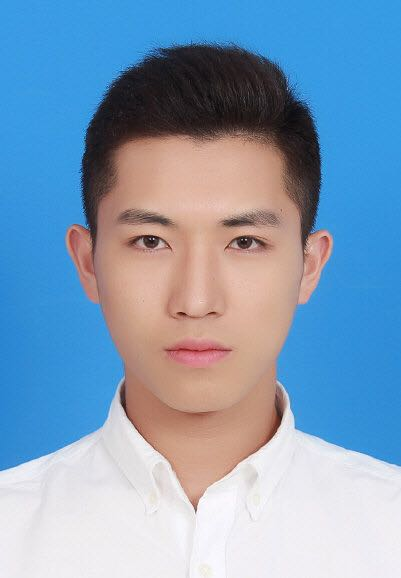
//> input picture Template.jpg, 401 x 578 px
$ ./main   (built with g++ and OpenCV 4)
//> lines starting //> are read from the running program, lines starting //| are printed output that depends on the picture
//CopyRight @ Jason YU.

#include <iostream>
#include <opencv2/opencv.hpp>

using namespace std;
using namespace cv;

//global variables
double fps = 30;//frames per second
string face_cascade_name = "haarcascade_frontalface_alt.xml";
CascadeClassifier face_cascade;
const static Scalar colors[]={//define different colors for different people
    CV_RGB(255,255,0),//yellow for admin
    CV_RGB(255,255,255),//white for ordinary people
    CV_RGB(255,0,0)};//red for person of interest
//double scale = 2;//the scale factor to zoom frames

int main()
{
    //load cascades
    if(!face_cascade.load(face_cascade_name)){cout<<"Error! Face cascade not loaded.\n";return -1;}
    cout<<"Face cascade successfully loaded.\n";

    Mat frame;//frame read from video
    //char fileName[100];

    //import the video file
    //cout<<"Please enter the Video File name with extension: ";
    //cin>>fileName;cout<<"Importing Video File...\n";
    VideoCapture capture("./Original Video.avi");
    if(!capture.isOpened())//check if the video file was loaded
    {
        cout<<"Error! Video File not loaded.\n";
        return -1;
    }cout<<"Video File successfully imported.\n";

    //obtain video size for recorder
    Size video_size(capture.get(CAP_PROP_FRAME_WIDTH),capture.get(CAP_PROP_FRAME_HEIGHT));

    //initialize video recorder
    VideoWriter vidRec;
    vidRec.open("Processed Video.avi",VideoWriter::fourcc('M','J','P','G'),fps,video_size);
    if(!vidRec.isOpened())//check if the video recorder was ready
    {
        cout<<"Error! Video Recorder not ready.\n";
        return -1;
    }cout<<"Video Recorder ready.\n";

    //import a gray template
    Mat temp = imread("./Template.jpg",0);
//> temp: 578 rows x 401 cols, CV_8UC1; min 3, max 255, mean 152.9
    if(temp.empty())//check if the template was loaded
    {
        cout<<"Error! Template not loaded.\n";
        return -1;
    }cout<<"Template successfully imported.\n";
    resize(temp,temp,Size(100,100));
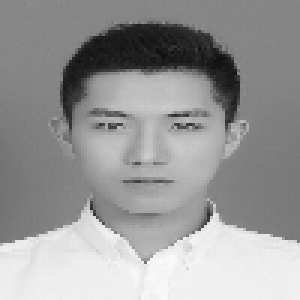
//> temp: 100 rows x 100 cols, CV_8UC1 (shown 3 times larger); min 15, max 249, mean 152.9
    //imshow("test_temp",temp);
    //waitKey();

    system("pause");//wait to see system status

    //run facial recognition
    cout<<"Facial Recognition running...\n";
    //run facial rec on each frame of the video file
    while(capture.read(frame))
    {
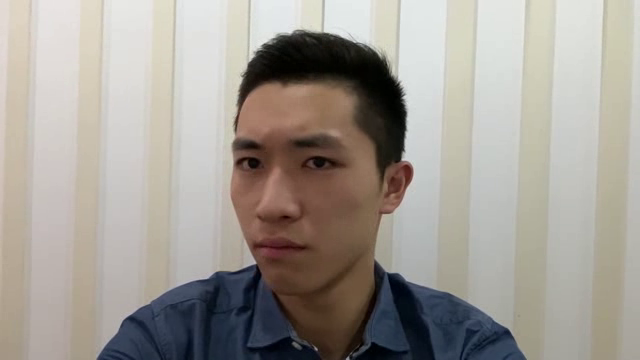
//> input picture frame 60 of Original Video.avi, 640 x 360 px
//> frame is the input picture: 360 rows x 640 cols, CV_8UC3; mean B, G, R 149, 156.1, 161.7
        vector<Rect>faces;//vector to store faces
        //create zoomed out frames to boost detection
        Mat frame_gray;
        //Mat smallImg(cvRound(frame.rows/scale),cvRound(frame.cols/scale),CV_8UC1);

        //convert the frame to gray to apply Haar-like algorithm
        cvtColor(frame,frame_gray,COLOR_BGR2GRAY);
        //resize the frame using bilinear difference
        //resize(frame_gray,smallImg,smallImg.size(),0,0,INTER_LINEAR);
        //equalizeHist the resized frame
        //equalizeHist(smallImg,smallImg);//enhance the frame
        equalizeHist(frame_gray,frame_gray);//enhance the frame
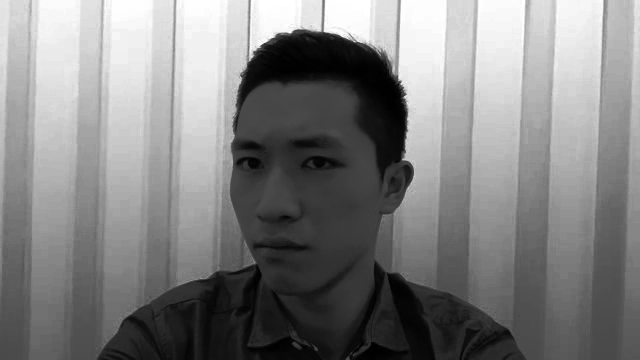
//> frame_gray: 360 rows x 640 cols, CV_8UC1; min 0, max 255, mean 128.5

        //detect faces
        //parameters: (image,objects,scaleFactor,minNeighbors,flags,minSize,maxSize)
        //face_cascade.detectMultiScale(smallImg,faces,1.05,6,0,Size(30,30),Size());
        face_cascade.detectMultiScale(frame_gray,faces,1.05,6,0,Size(30,30),Size());
//> faces = 1 Rect (x, y, width, height): [198, 93, 177, 177]

        //display a message when no face detected
        if(faces.size()<=0)
        {
            //set text box parameters
            string text_noFace = "No Face Detected!";
            int font_face_noFace = FONT_HERSHEY_COMPLEX;
            double font_scale_noFace = 2;
            int thickness_noFace = 2;
            int baseline_noFace;
            //obtain the size of the text box
            Size text_noFace_size = getTextSize(text_noFace,font_face_noFace,font_scale_noFace,thickness_noFace,&baseline_noFace);
            //draw text
            Point origin_noFace;
            origin_noFace.x=cvRound(frame.cols*0.5-text_noFace_size.width*0.5);
            origin_noFace.y=cvRound(frame.rows*0.5+text_noFace_size.height*0.5);
            putText(frame,text_noFace,origin_noFace,font_face_noFace,font_scale_noFace,colors[2],thickness_noFace,8,0);
        }

        //highlight the detected faces
        int i=1;
        for(vector<Rect>::const_iterator r=faces.begin();r!=faces.end();r++,i++)
        {
            //link parameters
            Rect face_rect;
            Mat frameROI;
            face_rect.x=r->x;
            face_rect.y=r->y;
            face_rect.width=r->width;
            face_rect.height=r->height;
            frameROI=frame_gray(face_rect);

            //text highlight
            //matchTemplate algorithm integrated
            //resize(temp,temp,Size(cvRound(r->width),cvRound(r->height)));//automatically resize the template to fit the size of the detected faces to improve accuracy
            Mat result;//create a new array to store results
            // [5 lines of commented-out code are left out]
            matchTemplate(frameROI,temp,result,TM_CCOEFF_NORMED);//best match==1;less the value worse the match
            //obtain locations
            double minVal=-1;
            double maxVal;
            Point minLoc;
            Point maxLoc;
            //Point matchLoc;
            minMaxLoc(result,&minVal,&maxVal,&minLoc,&maxLoc,Mat());
            //match via maximum value (depends)
            //matchLoc=maxLoc;
            //calculate similarity
            double similarity=maxVal*100;
            //if(similarity<0)similarity*=-1;//wired!?
            //highlight zone with maximum similarity (text box)
            //set text box parameters
            string text_1 = "Jason YU";
            string text_2 = "UNKNOWN";
            int font_face = FONT_HERSHEY_COMPLEX;
            double font_scale = 1;
            int thickness = 2;
            int baseline;
            //obtain the size of the text boxes
            Size text_1_size = getTextSize(text_1,font_face,font_scale,thickness,&baseline);
            Size text_2_size = getTextSize(text_2,font_face,font_scale,thickness,&baseline);
            // [7 lines of commented-out code are left out]
            Point origin_1;
            origin_1.x=cvRound((r->x+r->width*0.5)-text_1_size.width*0.5);
            origin_1.y=cvRound(r->y);
            Point origin_2;
            origin_2.x=cvRound((r->x+r->width*0.5)-text_2_size.width*0.5);
            origin_2.y=cvRound(r->y);
            Scalar color;
            double pos=capture.get(CAP_PROP_POS_MSEC);
            /*if(pos<=10000)//no need to do identification for the first 10s
                {putText(frame,text_1,origin_1,font_face,font_scale,colors[0],thickness,8,0);color=colors[0];}
            else */if(similarity>15)//less the maxVal worse the match
                {putText(frame,text_1,origin_1,font_face,font_scale,colors[0],thickness,8,0);color=colors[0];}
            else
                {putText(frame,text_2,origin_2,font_face,font_scale,colors[1],thickness,8,0);color=colors[1];}
            printf("Face[%d] Similarity: %.2f%\n",i,similarity);

            //the frame had been zoomed out, now zoomed back
            /*rectangle(
                      frame,
                      Point(cvRound((r->x)*scale),cvRound((r->y)*scale)),
                      Point(cvRound((r->x+r->width-1)*scale),cvRound((r->y+r->height-1)*scale)),
                      color,3,8,0);*/
            rectangle(
                      frame,
                      Point(cvRound((r->x)),cvRound((r->y))),
                      Point(cvRound((r->x+r->width-1)),cvRound((r->y+r->height-1))),
                      color,3,8,0);
        }system("cls");
//> this loop made 1 pass
//> (minVal, maxVal, minLoc, maxLoc, similarity) on pass 1: (-0.41, 0.311, Point(57, 77), Point(35, 46), 31.11)
//| Face[1] Similarity: 31.11%
//> pass 1, `frameROI=frame_gray(face_rect);`:
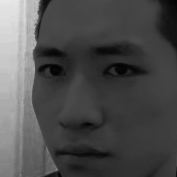
//> frameROI: 177 rows x 177 cols, CV_8UC1; min 1, max 231, mean 77.1
//> pass 1, `matchTemplate(frameROI,temp,result,TM_CCOEFF_NORMED);`:
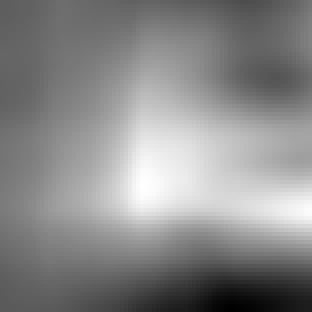
//> result: 78 rows x 78 cols, CV_32FC1 (shown 4 times larger); min -0.41, max 0.311, mean -0.0213; drawn with min black and max white
//> after the loop:
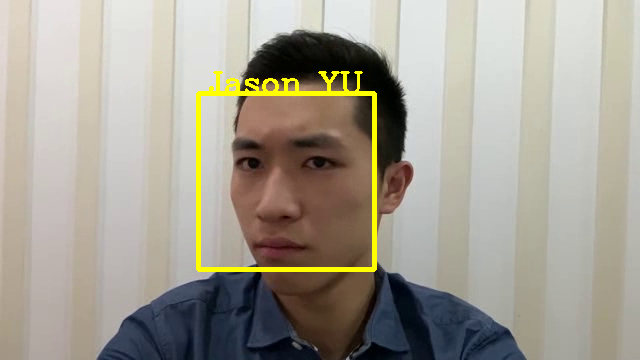
//> frame: 360 rows x 640 cols, CV_8UC3; mean B, G, R 147, 158.8, 164.1
//> after the loop, i = 2

        //display the processed frame
        imshow("Facial Rec Running...",frame);
        waitKey(1000/fps);
        vidRec.write(frame);
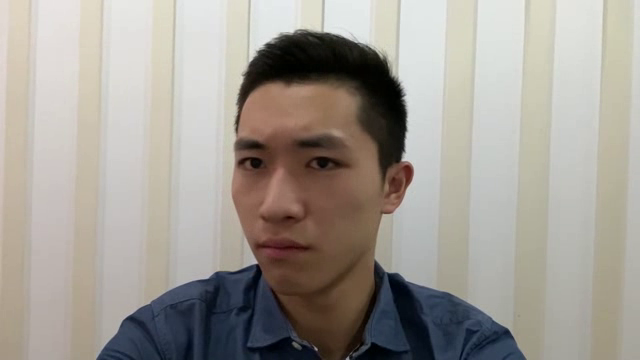
//> input picture frame 61 of Original Video.avi, 640 x 360 px
    }

    //display a message when the video file was done facial recognizing
    cout<<"Facial Recognition completed. The processed video file was generated.\n";
    //release all objects and resources
    capture.release();vidRec.release();
    destroyAllWindows();

    system("pause");
    return 0;
}
